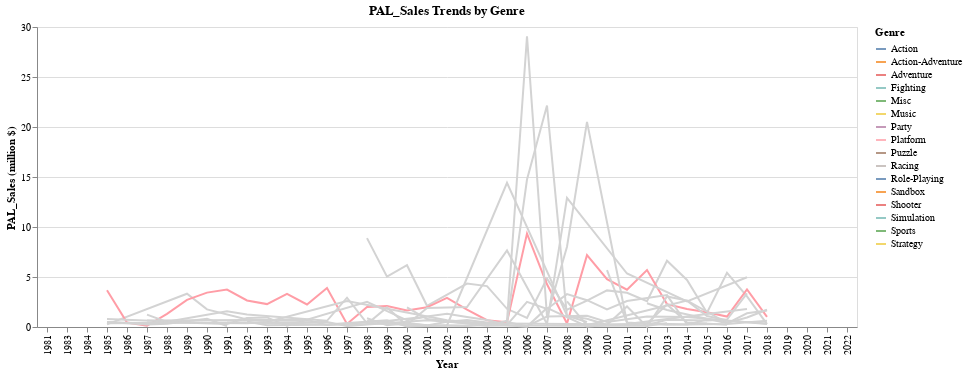

The cell this chart's notebook holds for it:
### Code cell
orderr = Nintendo_df.groupby(['Genre'])['PAL_Sales'].sum().sort_values(ascending=False).to_frame().index.tolist()

line = alt.Chart(Nintendo_df, title="PAL_Sales Trends by Genre").transform_aggregate(
    PAL_Sales='sum(PAL_Sales)',
    groupby=['Year','Genre']
).mark_line().encode(
    x = alt.X('Year:N'),
    y = alt.Y('PAL_Sales:Q', title='PAL_Sales (million $)'),
    color = alt.Color('Genre:N', title='Genre', sort=orderr)
)

PAL_line = line.encode(
    tooltip=['Year:N','Genre:N','PAL_Sales:Q']
)




selectGenre=alt.selection_single(
    fields=['Genre'],
    init={"Genre":orderr[0]},
    bind=alt.binding_select(options=orderr,name="Select Genres:  ")
)

colorCondition = alt.condition(selectGenre,alt.Color("Genre:N"),alt.value('lightgray'))

PAL_final = PAL_line.add_selection(
    selectGenre
).encode(
    color=colorCondition
)

PAL_final

### Figure 1 — Vega-Lite specification as saved in the notebook (floating-point values rounded to 4 significant figures; data arrays with more than 128 entries replaced by an {"elided": "..."} marker saying what was removed)
{"config": {"view": {"continuousWidth": 400, "continuousHeight": 300}}, "data": {"name": "data-29f84a0e3420e28588728a102ca42ad6"}, "mark": "line", "encoding": {"color": {"condition": {"field": "Genre", "type": "nominal", "selection": "selector003"}, "value": "lightgray"}, "tooltip": [{"field": "Year", "type": "nominal"}, {"field": "Genre", "type": "nominal"}, {"field": "PAL_Sales", "type": "quantitative"}], "x": {"field": "Year", "type": "nominal"}, "y": {"field": "PAL_Sales", "title": "PAL_Sales (million $)", "type": "quantitative"}}, "selection": {"selector003": {"type": "single", "fields": ["Genre"], "init": {"Genre": "Platform"}, "bind": {"input": "select", "options": ["Platform", "Role-Playing", "Sports", "Misc", "Racing", "Adventure", "Simulation", "Puzzle", "Fighting", "Shooter", "Party", "Action", "Action-Adventure", "Strategy", "Music", "Sandbox"], "name": "Select Genres:  "}}}, "title": "PAL_Sales Trends by Genre", "transform": [{"aggregate": [{"op": "sum", "field": "PAL_Sales", "as": "PAL_Sales"}], "groupby": ["Year", "Genre"]}], "$schema": "https://vega.github.io/schema/vega-lite/v4.17.0.json", "datasets": {"data-29f84a0e3420e28588728a102ca42ad6": {"elided": "532 records"}}}
